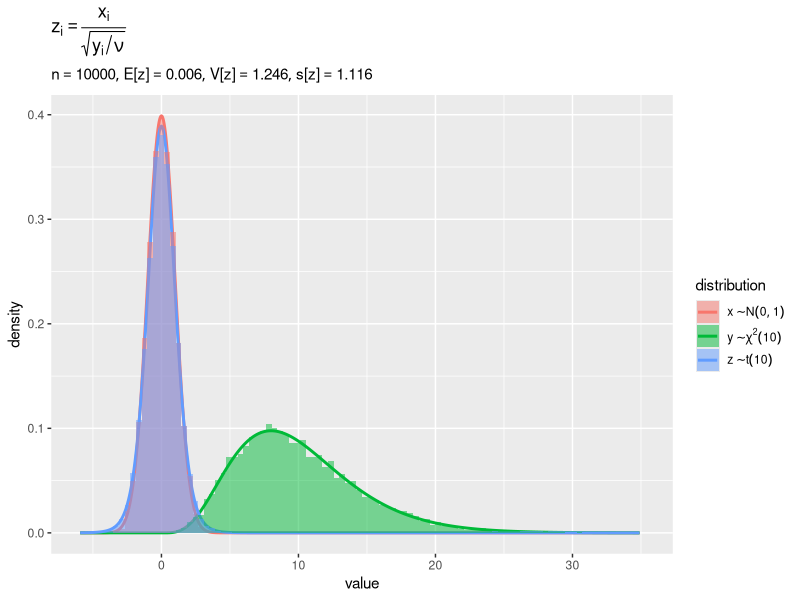

The R script that drew this image: (Note: this script raises an error after producing the figure.)

# t分布 ---------------------------------------------------------------------

# 利用パッケージ
library(tidyverse)
library(gganimate)

# チェック用
library(ggplot2)


# 正規分布・カイ二乗分布とt分布の関係 --------------------------------------------------------------

### ・乱数生成・統計量の計算・分布の計算 -----

# サンプルサイズを指定
N <- 10000

# (標準)正規分布のパラメータを指定:(固定)
mu    <- 0
sigma <- 1

# カイ二乗分布のパラメータを指定
nu <- 10


# サンプリング
sample_df <- tibble::tibble(
  i = 1:N, 
  x = rnorm(n = N, mean = mu, sd = sigma), # 正規分布
  y = rchisq(n = N, df = nu), # カイ二乗分布
  z = x / sqrt(y / nu) # t分布
) |> 
  tidyr::pivot_longer(
    cols = !i, 
    names_to  = "dist", 
    values_to = "x"
  ) # サンプル列をまとめる

# 確率変数の範囲を設定
x_min <- min(sample_df[["x"]])
x_max <- max(sample_df[["x"]])

# 確率密度を計算
dens_df <- tibble::tibble(
  x        = seq(from = x_min, to = x_max, length.out = 1000), 
  dens_x = dnorm(x = x, mean = mu, sd = sigma), # 正規分布
  dens_y = dchisq(x = x, df = nu), # カイ二乗分布
  dens_z = dt(x = x, df = nu) # t分布
) |> 
  tidyr::pivot_longer(
    cols = !x, 
    names_prefix = "dens_", 
    names_to  = "dist", 
    values_to = "dens"
  ) # 確率密度列をまとめる


### ・結果の作図 -----

# 加工サンプルを抽出
sample_z_vec <- sample_df |> 
  dplyr::filter(dist == "z") |> 
  dplyr::pull(x)

# 加工サンプルの標本統計量を計算:(ラベル用)
mean_z <- sum(sample_z_vec) / N
var_z  <- sum((sample_z_vec - mean_z)^2) / N
sd_z   <- sqrt(var_z)

# ラベル用の文字列を作成
variable_label <- paste0(
  "list(", 
  "z[i] == frac(x[i], sqrt(y[i]/nu))", 
  ")"
)
stats_label <- paste0(
  "list(", 
  "n == ", N, 
  ", E*'['*z*']' == ", round(mean_z, digits = 3), 
  ", V*'['*z*']' == ", round(var_z, digits = 3), 
  ", s*'['*z*']' == ", round(sd_z, digits = 3), 
  ")"
)
param_label_vec <- c(
  parse(text = paste0("x %~% N(", mu, ", ", sigma, ")")), 
  parse(text = paste0("y %~% chi^2*(", nu, ")")), 
  parse(text = paste0("z %~% t(", nu, ")"))
)

# ヒストグラムを作成
ggplot() + 
  geom_line(data = dens_df,
            mapping = aes(x = x, y = dens, color = dist),
            linewidth = 1) + # 生成分布
  geom_histogram(data = sample_df, 
                 mapping = aes(x = x, y = ..density.., fill = dist), 
                 position = "identity", bins = 100, alpha = 0.5) + # サンプル
  scale_color_hue(labels = param_label_vec) + # (凡例ラベル用)
  scale_fill_hue(labels = param_label_vec) + # (凡例ラベル用)
  theme(legend.text.align = 0, 
        legend.position = "right") + 
  labs(title = parse(text = variable_label), 
       subtitle = parse(text = stats_label), 
       color = "distribution", fill = "distribution", 
       x = "value", y = "density")


### ・推移の作図 -----

# 1フレーム当たりのデータ数を指定
n_per_frame <- 100

# フレーム数を設定
frame_num <- N / n_per_frame
frame_num


# 加工サンプルの標本統計量を計算:(ラベル用)
mean_z_vec <- cumsum(sample_z_vec) / 1:N
var_z_vec  <- cumsum((sample_z_vec - mean_z_vec)^2) / 1:N
sd_z_vec   <- sqrt(var_z_vec)

# サンプルを複製
trace_sample_df <- sample_df |> 
  tidyr::uncount(weights = (N-i)%/%n_per_frame+1, .id = "n") |> # 累積ミニバッチに複製
  dplyr::mutate(
    n = N - (n-1)*n_per_frame, # 行番号をデータ数に変換
    label = paste0(
      "n = ", n, 
      ", E[z] = ", round(mean_z_vec[n], digits = 3), 
      ", V[z] = ", round(var_z_vec[n], digits = 3), 
      ", s[z] = ", round(sd_z_vec[n], digits = 3)
    ) # フレーム用ラベル
  ) |> 
  tibble::add_row(
    i = 0, n = 0, 
    label = "n = 0, E[z] = NA, V[z] = NA, s[z] = NA"
  ) |> # 初回フレーム用にダミーを追加
  dplyr::arrange(n, dist, i) |> # 因子レベルの設定用
  dplyr::mutate(
    jitter = dplyr::case_when(
      dist == "x" ~ 1, 
      dist == "y" ~ 2, 
      dist == "z" ~ 3
    ), # プロット位置の調整値を指定
    label = factor(label, levels = unique(label)) # フレーム番号に応じてレベル付け
  )


# 確率密度の最大値を設定
y_max <- max(dens_df[["dens"]])

# サンプル点のプロット位置の調整値を指定
y_min <- -0.01

# ヒストグラムを作成
anim <- ggplot() + 
  geom_line(data = dens_df, 
            mapping = aes(x = x, y = dens, color = dist), 
            linewidth = 1) + # 生成分布
  geom_histogram(data = trace_sample_df, 
                 mapping = aes(x = x, y = ..density.., fill = dist), 
                 position = "identity", bins = 100, alpha = 0.5) + # サンプル
  geom_point(data = trace_sample_df, 
             mapping = aes(x = x, y = y_min*jitter, color = dist), 
             size = 2, alpha = 0.01) + # サンプル
  gganimate::transition_manual(frames = label) + # フレーム
  scale_color_hue(labels = param_label_vec) + # (凡例ラベル用)
  scale_fill_hue(labels = param_label_vec) + # (凡例ラベル用)
  coord_cartesian(ylim = c(y_min*3, y_max)) + 
  theme(legend.text.align = 0, 
        legend.position = "right") + 
  labs(title = parse(text = variable_label), 
       subtitle = "{current_frame}", 
       color = "distribution", fill = "distribution", 
       x = "value", y = "density")

# 停止フレーム数を指定
pause_frame <- 10

# gif画像を作成
gganimate::animate(
  plot = anim, 
  nframes = frame_num+pause_frame, end_pause = pause_frame, fps = 10, 
  width = 800, height = 600, 
  renderer = gganimate::gifski_renderer()
)
